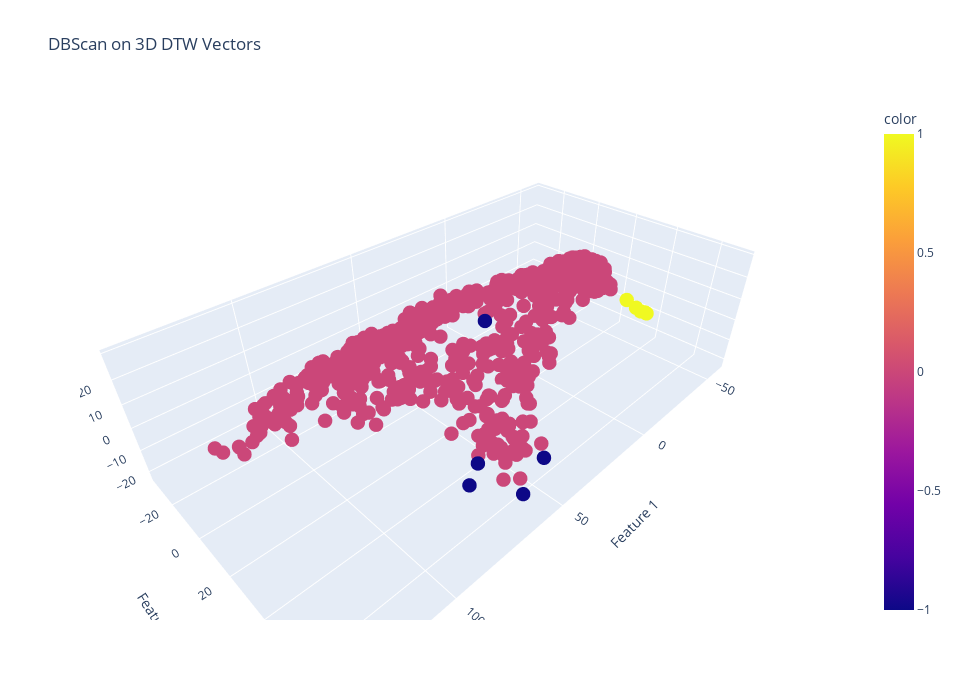
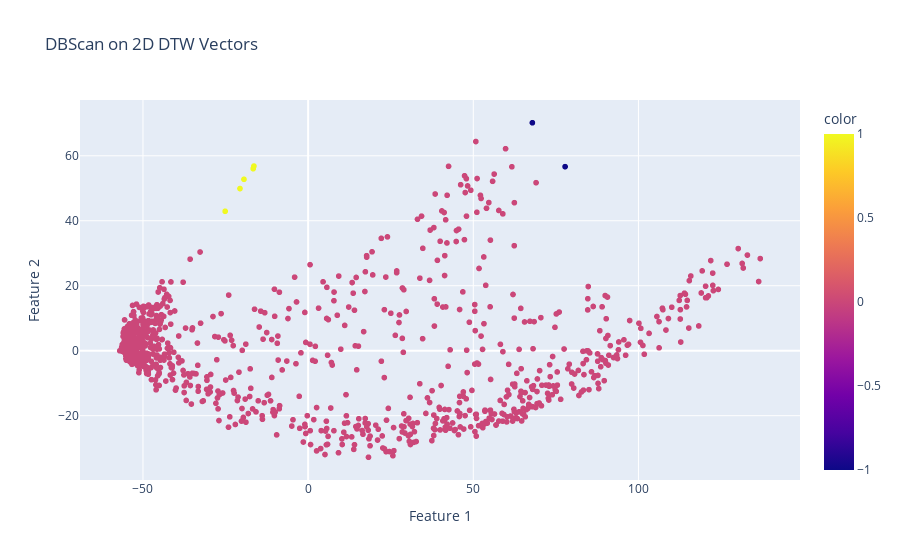

These figures' notebook cell, in order:
### Markdown cell above
### DBScan

### Code cell
db_model_threeD_dtw = DBSCAN(eps=10.0, min_samples=3).fit(threeD_vectors_dtw)
db_colors_threeD_dtw = db_model_threeD_dtw.labels_
visualize_3d(threeD_vectors_dtw, "DBScan on 3D DTW Vectors", db_colors_threeD_dtw)

db_model_twoD_dtw = DBSCAN(eps=10.0, min_samples=3).fit(twoD_vectors_dtw)
db_colors_twoD_dtw = db_model_twoD_dtw.labels_
visualize_2d(twoD_vectors_dtw, "DBScan on 2D DTW Vectors", db_colors_twoD_dtw)

### Figure 1 — Plotly figure (JSON) as saved in the notebook; plotly's stock layout.template omitted (floating-point values rounded to 4 significant figures; data arrays with more than 128 entries replaced by an {"elided": "..."} marker saying what was removed)
{"data": [{"hovertemplate": "Feature 1=%{x}<br>Feature 2=%{y}<br>Feature 3=%{z}<br>color=%{marker.color}<extra></extra>", "legendgroup": "", "marker": {"color": {"elided": "1026 int values"}, "coloraxis": "coloraxis", "size": 5, "symbol": "circle"}, "mode": "markers", "name": "", "scene": "scene", "showlegend": false, "type": "scatter3d", "x": {"elided": "1026 float values"}, "y": {"elided": "1026 float values"}, "z": {"elided": "1026 float values"}}], "layout": {"coloraxis": {"colorbar": {"title": {"text": "color"}}, "colorscale": [[0, "#0d0887"], [0.1111, "#46039f"], [0.2222, "#7201a8"], [0.3333, "#9c179e"], [0.4444, "#bd3786"], [0.5556, "#d8576b"], [0.6667, "#ed7953"], [0.7778, "#fb9f3a"], [0.8889, "#fdca26"], [1, "#f0f921"]]}, "height": 700, "legend": {"tracegroupgap": 0}, "scene": {"domain": {"x": [0, 1], "y": [0, 1]}, "xaxis": {"title": {"text": "Feature 1"}}, "yaxis": {"title": {"text": "Feature 2"}}, "zaxis": {"title": {"text": "Feature 3"}}}, "title": {"text": "DBScan on 3D DTW Vectors"}, "width": 960}}

### Figure 2 — Plotly figure (JSON) as saved in the notebook; plotly's stock layout.template omitted (floating-point values rounded to 4 significant figures; data arrays with more than 128 entries replaced by an {"elided": "..."} marker saying what was removed)
{"data": [{"hovertemplate": "Feature 1=%{x}<br>Feature 2=%{y}<br>color=%{marker.color}<extra></extra>", "legendgroup": "", "marker": {"color": {"elided": "1026 int values"}, "coloraxis": "coloraxis", "symbol": "circle"}, "mode": "markers", "name": "", "showlegend": false, "type": "scattergl", "x": {"elided": "1026 float values"}, "xaxis": "x", "y": {"elided": "1026 float values"}, "yaxis": "y"}], "layout": {"coloraxis": {"colorbar": {"title": {"text": "color"}}, "colorscale": [[0, "#0d0887"], [0.1111, "#46039f"], [0.2222, "#7201a8"], [0.3333, "#9c179e"], [0.4444, "#bd3786"], [0.5556, "#d8576b"], [0.6667, "#ed7953"], [0.7778, "#fb9f3a"], [0.8889, "#fdca26"], [1, "#f0f921"]]}, "legend": {"tracegroupgap": 0}, "title": {"text": "DBScan on 2D DTW Vectors"}, "xaxis": {"anchor": "y", "domain": [0, 1], "title": {"text": "Feature 1"}}, "yaxis": {"anchor": "x", "domain": [0, 1], "title": {"text": "Feature 2"}}}}
